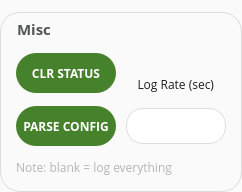
         <widget class="QGroupBox" name="misc_group">
          <property name="font">
           <font>
            <family>Open Sans</family>
            <pointsize>11</pointsize>
            <weight>75</weight>
            <bold>true</bold>
           </font>
          </property>
          <property name="styleSheet">
           <string notr="true">QGroupBox {
/*border: 1px solid rgb(180, 180, 180);*/
border: none;
background: rgb(250,250,250);
border-radius: 20px;
margin-top: 12px;
border: 1px solid rgb(220,220,220);
}

QGroupBox::title {
subcontrol-origin: margin;
/*left: 20px;*/
padding: 0px 3px;
left: 12px;
top: 18px;
color: rgb(85, 87, 83);
}

QGroupBox::title:disabled {
color: rgb(180,180,180);
}</string>
          </property>
          <property name="title">
           <string>Misc</string>
          </property>
          <layout class="QGridLayout" name="gridLayout_12">
           <property name="leftMargin">
            <number>15</number>
           </property>
           <property name="topMargin">
            <number>40</number>
           </property>
           <property name="rightMargin">
            <number>15</number>
           </property>
           <property name="bottomMargin">
            <number>15</number>
           </property>
           <property name="horizontalSpacing">
            <number>10</number>
           </property>
           <property name="verticalSpacing">
            <number>13</number>
           </property>
           <item row="1" column="0">
            <widget class="QPushButton" name="reconfig_button">
             <property name="minimumSize">
              <size>
               <width>100</width>
               <height>40</height>
              </size>
             </property>
             <property name="maximumSize">
              <size>
               <width>100</width>
               <height>40</height>
              </size>
             </property>
             <property name="font">
              <font>
               <family>Open Sans</family>
               <pointsize>9</pointsize>
               <weight>75</weight>
               <bold>true</bold>
              </font>
             </property>
             <property name="styleSheet">
              <string notr="true">QPushButton:hover:pressed {
	background-color: qlineargradient(x1: 0, y1: 0, x2: 0, y2: 1, stop: 0 rgb(47, 91, 18), stop: 1 rgb(47, 91, 18));
}

QPushButton {
	background-color: qlineargradient(x1: 0, y1: 0, x2: 0, y2: 1, stop: 0 #46812B, stop: 1 #46812B);
	color: white;
	border: none;
	border-radius: 20px;
}

QPushButton:hover {
	background-color: qlineargradient(x1: 0, y1: 0, x2: 0, y2: 1, stop: 0 #407527, stop: 1 #407527);
}

QPushButton:disabled {
	background-color: qlineargradient(x1: 0, y1: 0, x2: 0, y2: 1, stop: 0 rgb(181, 181, 181), stop: 1 rgb(181, 181, 181));
}</string>
             </property>
             <property name="text">
              <string>PARSE CONFIG</string>
             </property>
            </widget>
           </item>
           <item row="1" column="1">
            <widget class="QLineEdit" name="log_rate_write">
             <property name="minimumSize">
              <size>
               <width>100</width>
               <height>0</height>
              </size>
             </property>
             <property name="maximumSize">
              <size>
               <width>100</width>
               <height>16777215</height>
              </size>
             </property>
             <property name="font">
              <font>
               <family>Open Sans</family>
               <pointsize>12</pointsize>
              </font>
             </property>
             <property name="styleSheet">
              <string notr="true">/*background-color: rgb(220,220,220);*/
QLineEdit {
	height: 34px;
	border-radius: 17px;
	border: 1px solid rgb(220, 220, 220);
}

QLineEdit:disabled {
	border: none;
}</string>
             </property>
             <property name="text">
              <string/>
             </property>
             <property name="alignment">
              <set>Qt::AlignCenter</set>
             </property>
             <property name="placeholderText">
              <string/>
             </property>
            </widget>
           </item>
           <item row="0" column="1" alignment="Qt::AlignHCenter|Qt::AlignBottom">
            <widget class="QLabel" name="label_32">
             <property name="font">
              <font>
               <family>Open Sans</family>
               <pointsize>9</pointsize>
              </font>
             </property>
             <property name="styleSheet">
              <string notr="true">/*QLabel:disabled{ color: rgb(180,180,180); }*/
background: rgb(250,250,250);
color: rgb(30,30,30);</string>
             </property>
             <property name="text">
              <string>Log Rate (sec)</string>
             </property>
             <property name="alignment">
              <set>Qt::AlignRight|Qt::AlignTrailing|Qt::AlignVCenter</set>
             </property>
            </widget>
           </item>
           <item row="0" column="0">
            <widget class="QPushButton" name="clear_status_button">
             <property name="minimumSize">
              <size>
               <width>100</width>
               <height>40</height>
              </size>
             </property>
             <property name="maximumSize">
              <size>
               <width>100</width>
               <height>40</height>
              </size>
             </property>
             <property name="font">
              <font>
               <family>Open Sans</family>
               <pointsize>9</pointsize>
               <weight>75</weight>
               <bold>true</bold>
              </font>
             </property>
             <property name="styleSheet">
              <string notr="true">QPushButton:hover:pressed {
	background-color: qlineargradient(x1: 0, y1: 0, x2: 0, y2: 1, stop: 0 rgb(47, 91, 18), stop: 1 rgb(47, 91, 18));
}

QPushButton {
	background-color: qlineargradient(x1: 0, y1: 0, x2: 0, y2: 1, stop: 0 #46812B, stop: 1 #46812B);
	color: white;
	border: none;
	border-radius: 20px;
}

QPushButton:hover {
	background-color: qlineargradient(x1: 0, y1: 0, x2: 0, y2: 1, stop: 0 #407527, stop: 1 #407527);
}

QPushButton:disabled {
	background-color: qlineargradient(x1: 0, y1: 0, x2: 0, y2: 1, stop: 0 rgb(181, 181, 181), stop: 1 rgb(181, 181, 181));
}</string>
             </property>
             <property name="text">
              <string>CLR STATUS</string>
             </property>
            </widget>
           </item>
           <item row="2" column="0" colspan="2">
            <widget class="QLabel" name="label_33">
             <property name="font">
              <font>
               <family>Open Sans</family>
              </font>
             </property>
             <property name="styleSheet">
              <string notr="true">color: rgb(180,180,180);
background: none;</string>
             </property>
             <property name="text">
              <string>Note: blank = log everything</string>
             </property>
            </widget>
           </item>
          </layout>
         </widget>
